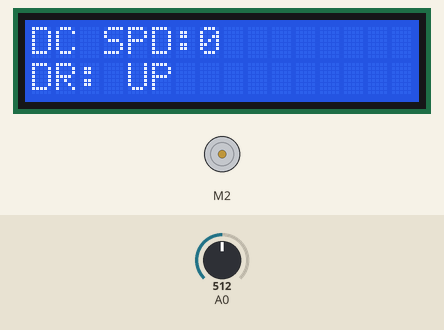
Simulated run of this program. Board: Arduino Uno, built with avr-gcc and run on an emulated ATmega328P. Shown: 16×2 character LCD, DC motor (green arrow = forward, orange = backward, longer = faster). Inputs (shaded band) come from the test bench; at power-on: A0 = 512.

Above: at 1.2 s.
1.3 s: A0 set to 395
2.8 s: A0 set to 365
At 3.8 s:
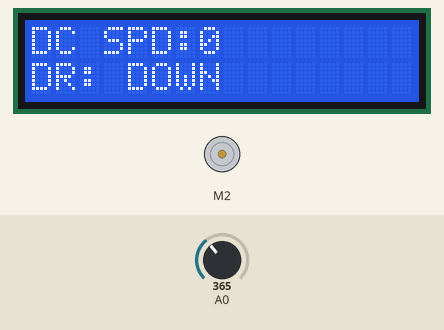
4.3 s: A0 set to 54
At 4.9 s:
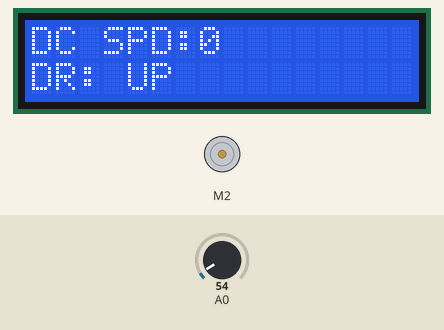
5.8 s: A0 set to 45
At 7.89 s:
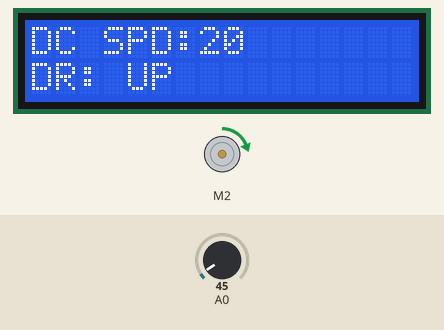
8.8 s: A0 set to 205
At 9.2 s:
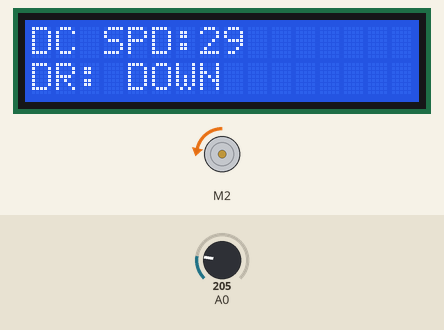
10.4 s: A0 set to 184
At 11.4 s:
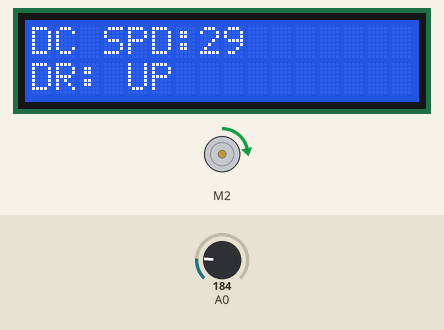
Timing chart, 0 to 12.9 s (numbered marks = the images above; inputs shaded):
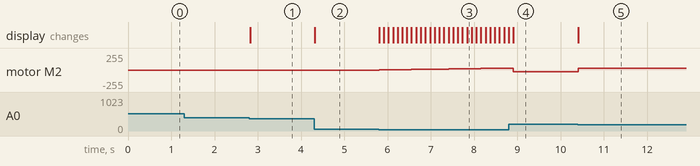

The program:

main.cpp
```cpp
#include <Arduino.h>
#include <LiquidCrystal.h>
#include "GyverMotor2.h"

#define btnRIGHT 0
#define btnUP 1
#define btnDOWN 2
#define btnLEFT 3
#define btnSELECT 4
#define btnNONE 5

LiquidCrystal lcd(8, 9, 4, 5, 6, 7);
GMotor2<DRIVER2WIRE> motor(2, 3);

int lcd_key = 0;
int adc_key_in = 0;

bool motor_reverse = false;
int motor_speed = 0;
unsigned long keyTime = 0;

int read_LCD_buttons()
{
  adc_key_in = analogRead(0);
  if (adc_key_in > 1500)
    return btnNONE;
  if (adc_key_in < 50)
    return btnRIGHT;
  if (adc_key_in < 195)
    return btnUP;
  if (adc_key_in < 380)
    return btnDOWN;
  if (adc_key_in < 500)
    return btnLEFT;
  if (adc_key_in < 730)
    return btnSELECT;
  return btnNONE;
}

void printConfig()
{
  lcd.home();
  lcd.print("DC SPD: ");
  lcd.setCursor(7, 0);
  lcd.print("    ");
  lcd.setCursor(7, 0);
  lcd.print(motor_speed);
  lcd.setCursor(3, 1);
  lcd.print("     ");
  lcd.setCursor(0, 1);
  lcd.print("DR: ");
  if (motor_reverse)
  {
    lcd.print("DOWN");
  }
  else
  {
    lcd.print("UP");
  }
}

void setConfig(int btn)
{
  switch (btn)
  {
  case btnNONE:
    return;
  case btnRIGHT:
    if (motor_speed < 255)
    {
      motor_speed++;
      motor.setSpeed(motor_speed);
    }
    break;

  case btnLEFT:
    if (motor_speed > 0)
    {
      motor_speed--;
      motor.setSpeed(motor_speed);
    }
    break;

  case btnUP:
    motor_reverse = false;
    motor.brake();
    motor.reverse(false);
    motor.setSpeed(motor_speed);
    break;

  case btnDOWN:
    motor_reverse = true;
    motor.brake();
    motor.reverse(true);
    motor.setSpeed(motor_speed);
    break;

  case btnSELECT:
    break;
  }

  printConfig();
}

void setup()
{
  lcd.begin(16, 2);
  lcd.clear();
  motor.setDeadtime(100);
  motor.setSpeed(0);
  keyTime = millis();

  printConfig();
}

void loop()
{
  if (keyTime + 100 < millis())
  {
    lcd_key = read_LCD_buttons();
    setConfig(lcd_key);
    keyTime = millis();
  }
}
```

Measured:
- the behaviour switches between 380 and 379 on A0 (found by bisection; images 0 and 1)
- the behaviour switches between 195 and 194 on A0 (found by bisection; images 4 and 5)
- after the input at 1.3 s, every drawn part: stays the same
- after the input at 2.8 s, the display: changes at once (image 1)
- after the input at 4.3 s, the display: changes at once (image 2)
- after the input at 5.8 s, motor M2: moves from stopped to forward 29/255 over 3.0 s, starting at once; the display: first changes at once (image 3 shows a later state)
- after the input at 8.8 s, the display: first differs from a run without the input after 0.11 s (image 4)
- after the input at 10.4 s, motor M2: backward 29/255 → forward 29/255 at once; the display: changes at once (image 5)
